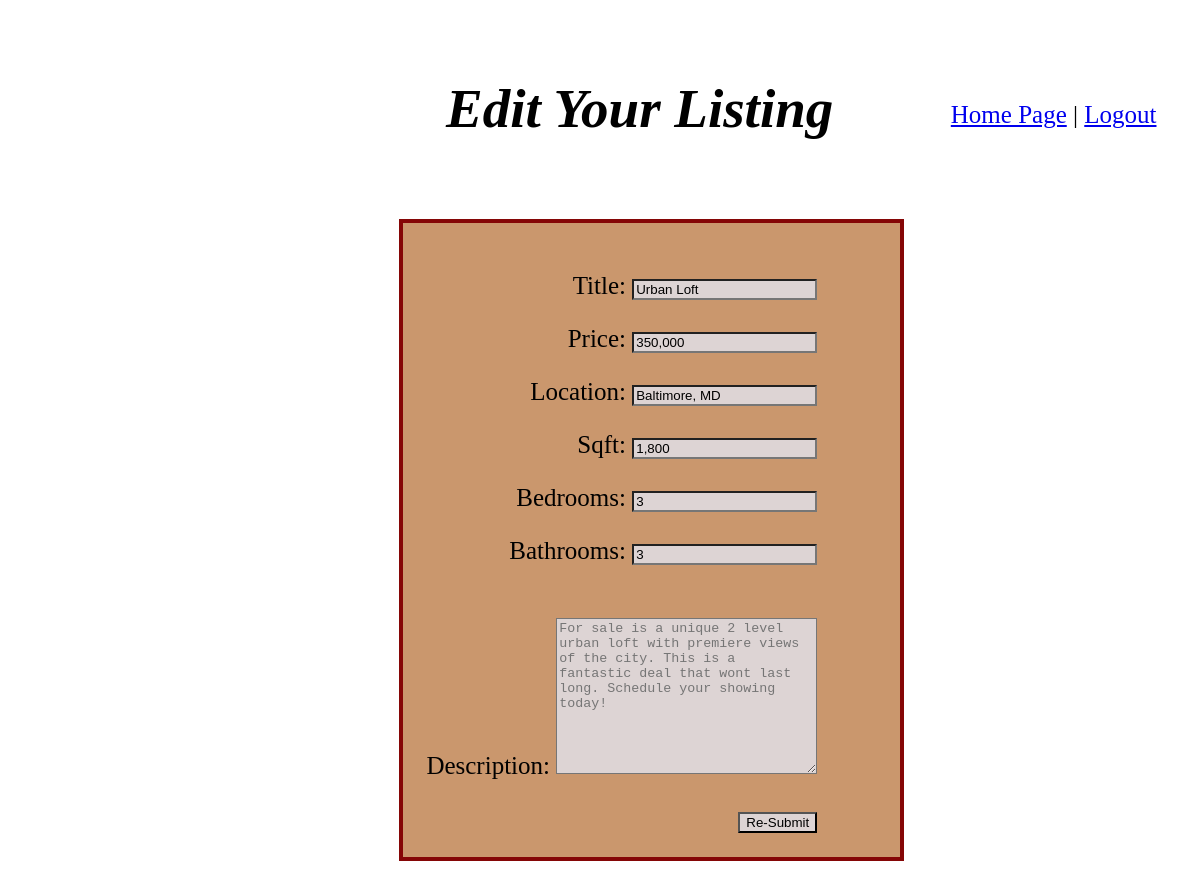
The page /editfaves/19 on the database its author committed.
### myapp/models.py (models this page shows)
class Book(models.Model):
    title= models.CharField(max_length=255)
    location = models.CharField( max_length=255)
    description = models.TextField(max_length=300)
    price = models.CharField(default=0, max_length=255)
    bedrooms = models.IntegerField(default=0, validators=[MaxValueValidator(50),MinValueValidator(1)])
    bathrooms = models.IntegerField(default=0, validators=[MaxValueValidator(50),MinValueValidator(1)])
    sqft = models.CharField(default=0, max_length=150)
    poster = models.ForeignKey(User, related_name="books", on_delete=models.CASCADE, null=True)
    fav_books = models.ManyToManyField (User, related_name="saved_books")
    cover = models.ImageField(upload_to= 'books/covers/', null=True, blank=True)
    objects = PropManager()

### myapp/views.py (the view)
# urls.py: path('editfaves/<int:prop_id>', views.editfaves, name = "editpage"),
def editfaves(request, prop_id):
    home = Book.objects.get(id = prop_id)
    context={
        "home":home
    }
    return render(request, "edit.html", context)

### myapp/templates/edit.html (shortened to what this page needs)
<!DOCTYPE html>
<html lang="en">
<head>
</head>
<body><div class="container">
        <div class= "logout">
           <a href="/books">Home Page</a>   |   <a href="/">Logout</a>
        </div>
        <h2>Edit Your Listing</h2>
        <div class = "creation">
            <form action="/updateposting/{{home.id}}" method= "post">
                <div>
                    <p>Title:
                    <input type="text" value="{{home.title}}" name="title" id="title"></label>
                    </p>
                </div>
                <div>
                    <p>Price:
                    <input type="text" value="{{home.price}}" name="price" id="price"></label>
                    </p>
                </div>
                <div>
                    <p>Location:
                    <input type="text" value="{{home.location}}" name="location" id="location"></label>
                    </p>
                </div>
                <div>
                    <p>Sqft:
                    <input type="text" value="{{home.sqft}}" name="sqft" id="sqft"></label>
                    </p>
                </div>
                <div>
                    <p>Bedrooms:
                        <input type="text" value="{{home.bedrooms}}" name="bedrooms" id="bedrooms"></label>
                    </p>
                </div>
                <div>
                        <label for="bathrooms">Bathrooms:
                        <input type="text" value="{{home.bathrooms}}" name="bathrooms" id="bathrooms"></label>
                </div>
                <br>
                <div>
                    <p>Description:
                    <textarea name="description" placeholder="{{home.description}}" id="" cols="30" rows="10"></textarea>
                    </p>
                </div>
                    <input type="submit" value="Re-Submit">
            </form>
        </div>
    </div>
</body>
</html>

### myapp/templates/edit.html (style rules this page uses)
.logout { float:right; padding: 3%; }
h2 { font-size: 55px; font-style:oblique; display: inline block; padding-top:1%; padding-left: 37%; }
.creation { display: inline-block; border: solid 4px rgb(133, 6, 6); text-align:right; padding: 2%; padding-right: 7%; margin-left:33%; margin-top: 2.8%; background-color: #ca976d; }
body { background-image: url(https://images.pexels.com/photos/1227515/pexels-photo-1227515.jpeg?auto=compress&cs=tinysrgb&dpr=1&w=500); background-size: cover; background-attachment:fixed; font-family:'Times New Roman', Times, serif; padding-top: 1%; color: black; font-size: 25px; }
input { background-color: #ddd4d4; }
textarea { background-color: #ddd4d4; }

### rows shown on the page
Book: title "Urban Loft", price "350,000", location "Baltimore, MD", sqft "1,800", bedrooms "3", bathrooms "3", description "For sale is a unique 2 level urban loft with premiere views of the city. This is a fantastic deal that wont last long. Schedule your showing today!"
